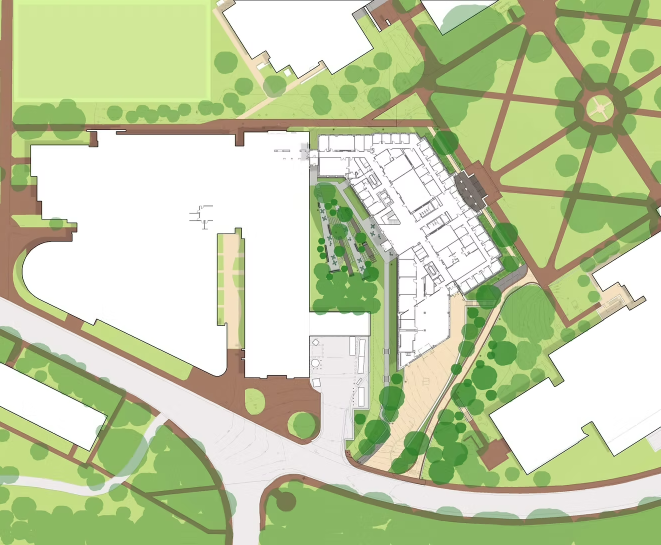
#> input picture assets/site-landscape.png, 1322 x 1090 px (shown at 1/2 size)
$ python ocr_ingest.py --floor 5 --image ../assets/site-landscape.png
#> lines starting #> are read from the running program, lines starting #| are printed output that depends on the picture
#!/usr/bin/env python3
"""
OCR ingestion for "Find a Room" (dot-only, label-driven).

Scans a floor plan image for room-number text, and emits a validated
`labels` array to merge into that floor's data/floorN.json. This replaces
manual polygon tracing for now — see README "Known limitations".

A room's location is defined as the centroid of its detected text bounding
box. No other geometry is involved. Only 4-digit room numbers (optionally
suffixed with one letter, e.g. "1221A") are accepted — 3-digit and other
malformed OCR reads are rejected.

Usage:
    python3 tools/ocr_ingest.py --floor 1 \
        --image assets/floorplans/ISC-1.png \
        --out /tmp/floor1-labels.json

    # Merge results into data/floor1.json's "labels"/"flagged" keys yourself,
    # or pass --merge to write the merged file directly (keeps everything
    # else in the file untouched). Flagged items are merged too, so they
    # show up in tools/label-editor.html for manual review.
    python3 tools/ocr_ingest.py --floor 1 \
        --image assets/floorplans/ISC-1.png \
        --data data/floor1.json --merge

Requires: pytesseract, Pillow, and the `tesseract` binary.
"""

import argparse
import json
import re
import sys
from collections import defaultdict

import numpy as np
from PIL import Image
import pytesseract

# Room number format: exactly 4 digits, optional trailing letter suite
# (e.g. "1221A", "0101B"). No 3-digit numbers accepted.
ROOM_NUMBER_RE = re.compile(r"^\d{4}[A-Z]?$")

# First-floor image -> room must start with digit "1", etc. Adjust here if
# the building's real numbering scheme doesn't map floor N -> prefix N
# (e.g. if floor 0 uses prefix "0" or ground-floor rooms use no leading
# digit at all — verify against a few known real room numbers first).
def expected_prefix(floor):
    return str(floor)

# Below this confidence (tesseract's 0-100 scale, normalized to 0-1 here),
# a detection is flagged for manual review rather than auto-included.
CONFIDENCE_GATE = 0.75

# Tesseract's default single-pass OCR misses small text scattered across a
# large architectural drawing. --psm 11 ("sparse text, no particular
# order") is tuned for exactly this: many short, disconnected text
# fragments rather than paragraphs.
TESSERACT_CONFIG = "--psm 11 -c tessedit_char_whitelist=0123456789ABCDEFGHIJKLMNOPQRSTUVWXYZ"


# A single full-image OCR pass loses almost all room-number text on a
# drawing this large: each label is only ~15-25px tall against a
# 4000x3297px canvas, well below the point size tesseract is tuned for.
# Fix: slice into overlapping tiles, upscale each tile, OCR separately,
# then translate coordinates back to full-image space. TILE_SIZE and
# OVERLAP are in *source* pixels (pre-upscale); OVERLAP just needs to be
# comfortably larger than one room-number label so nothing is cut in half
# at every tile boundary.
TILE_SIZE = 800
OVERLAP = 150
UPSCALE = 3

# Room-number text is printed in black, but sits directly on top of the
# floor plan's category fill colors (green, pink, magenta, etc.), not a
# plain white background. Tesseract reads that as noise almost entirely
# (verified empirically - raw/grayscale tiles returned near-garbage even
# upscaled). Binarizing first - keep only dark ("ink") pixels as black,
# everything else white - strips the color fill out and made the biggest
# accuracy difference of anything in this script.
BINARIZE_THRESHOLD = 100  # 0-255 luminance; below this = text/line ink


def binarize(img):
    arr = np.array(img.convert("RGB"))
    gray = arr.mean(axis=2)
    mask = gray < BINARIZE_THRESHOLD
    out = np.where(mask[..., None], 0, 255).astype("uint8")
    out = np.repeat(out, 3, axis=2)
    return Image.fromarray(out)


def _tile_bounds(total, tile_size, overlap):
    bounds = []
    start = 0
    while start < total:
        end = min(start + tile_size, total)
        bounds.append((start, end))
        if end == total:
            break
        start += tile_size - overlap
    return bounds


def run_ocr(image_path):
    """Returns a list of raw detections: {text, x1, y1, x2, y2, confidence}
    in full-image pixel coordinates."""
#> called with image_path = '../assets/site-landscape.png'
    img = Image.open(image_path)
#> img is the input picture: PIL image 1322x1090 RGBA; mean R, G, B, A 194.4, 206.3, 165.2, 255
    if img.mode != "RGB":
        # tesseract handles RGBA inconsistently (transparent regions can
        # read as noise) - flatten onto white first, matching how the
        # floor plans render in-app before the landscape chroma-key step.
        bg = Image.new("RGB", img.size, (255, 255, 255))
#> bg: PIL image 1322x1090 RGB; every value is 255
        bg.paste(img, mask=img.split()[3] if img.mode == "RGBA" else None)
        img = bg

    width, height = img.size
#> width = 1322; height = 1090
    x_tiles = _tile_bounds(width, TILE_SIZE, OVERLAP)
#> x_tiles = [(0, 800), (650, 1322)]
    y_tiles = _tile_bounds(height, TILE_SIZE, OVERLAP)
#> y_tiles = [(0, 800), (650, 1090)]

    detections = []
    total_tiles = len(x_tiles) * len(y_tiles)
#> total_tiles = 4
    done = 0
    for (x1, x2) in x_tiles:
        for (y1, y2) in y_tiles:
            done += 1
            tile = img.crop((x1, y1, x2, y2))
            tile = binarize(tile)
            tile = tile.resize((tile.width * UPSCALE, tile.height * UPSCALE), Image.LANCZOS)

            data = pytesseract.image_to_data(
                tile, config=TESSERACT_CONFIG, output_type=pytesseract.Output.DICT
            )
            n = len(data["text"])
            for i in range(n):
                text = data["text"][i].strip()
                if not text:
                    continue
                conf_raw = data["conf"][i]
                try:
                    conf = float(conf_raw)
                except (TypeError, ValueError):
                    continue
                if conf < 0:  # tesseract uses -1 for non-text regions
                    continue

                tx, ty, tw, th = (data["left"][i], data["top"][i],
                                   data["width"][i], data["height"][i])
                # Translate tile-local, upscaled coords back to full-image
                # source coords.
                fx1 = x1 + tx / UPSCALE
                fy1 = y1 + ty / UPSCALE
                fx2 = x1 + (tx + tw) / UPSCALE
                fy2 = y1 + (ty + th) / UPSCALE
                detections.append({
                    "text": text,
                    "x1": round(fx1), "y1": round(fy1),
                    "x2": round(fx2), "y2": round(fy2),
                    "confidence": round(conf / 100.0, 3),
                })
            if done % 10 == 0 or done == total_tiles:
                print(f"  tile {done}/{total_tiles}...", file=sys.stderr)
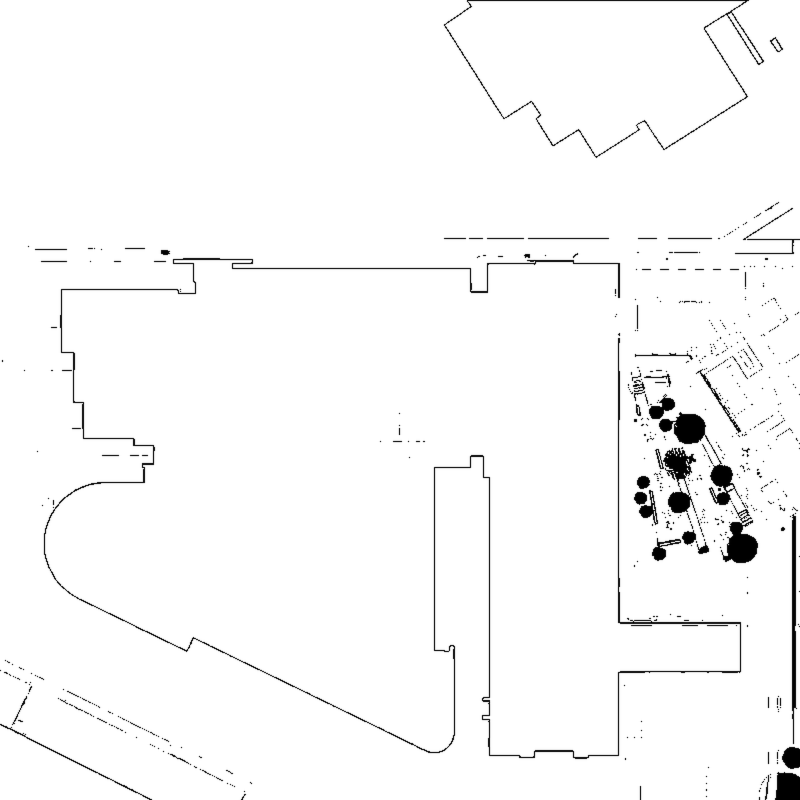
#> tile: PIL image 2400x2400 RGB (shown at 1/3 size); min 0, max 255, mean 248.8
#> after the loop, detections = []; done = 1

    return detections


# [108 lines left out: functions merge_adjacent_characters, validate_and_dedupe, not called in this run]


def main():
    ap = argparse.ArgumentParser(description=__doc__)
    ap.add_argument("--floor", type=int, required=True)
    ap.add_argument("--image", required=True, help="Path to the floor plan PNG")
    ap.add_argument("--out", help="Write labels JSON here")
    ap.add_argument("--data", help="Path to data/floorN.json (for --merge)")
    ap.add_argument("--merge", action="store_true",
                     help="Write labels directly into --data's \"labels\" key")
    args = ap.parse_args()

    print(f"Running OCR on {args.image} (this can take a minute on a 4000px image)...",
          file=sys.stderr)
    detections = run_ocr(args.image)
    print(f"  {len(detections)} raw text detections", file=sys.stderr)

    detections = merge_adjacent_characters(detections)
    print(f"  {len(detections)} after merging adjacent characters", file=sys.stderr)

    labels, flagged, rejected, conflicts = validate_and_dedupe(detections, args.floor)

    print(f"  {len(labels)} accepted, {len(flagged)} flagged (low confidence), "
          f"{len(rejected)} rejected (format/prefix)", file=sys.stderr)
    if conflicts:
        print(f"  {len(conflicts)} room number(s) detected more than once "
              f"(kept highest-confidence): {[c['room_number'] for c in conflicts]}",
              file=sys.stderr)
    if flagged:
        flagged_ids = [f["room_number"] for f in flagged]
        print(f"  FLAGGED for manual review (confidence < {CONFIDENCE_GATE}): {flagged_ids}",
              file=sys.stderr)

    result = {"labels": labels, "flagged": flagged}

    if args.out:
        with open(args.out, "w") as f:
            json.dump(result, f, indent=2)
        print(f"Wrote {args.out}", file=sys.stderr)

    if args.merge:
        if not args.data:
            sys.exit("--merge requires --data <path to floorN.json>")
        with open(args.data) as f:
            floor_data = json.load(f)
        floor_data["labels"] = labels
        floor_data["flagged"] = flagged
        with open(args.data, "w") as f:
            json.dump(floor_data, f, indent=2)
        print(f"Merged {len(labels)} labels + {len(flagged)} flagged into {args.data}"
              f" (\"labels\"/\"flagged\" keys). Review flagged items in tools/label-editor.html.",
              file=sys.stderr)


if __name__ == "__main__":
    main()
#> (the call stopped at in run_ocr, `data = pytesseract.image_to_data( tile, config=TESSERACT_CONFIG, outpu..`: pytesseract is not available in this run)
